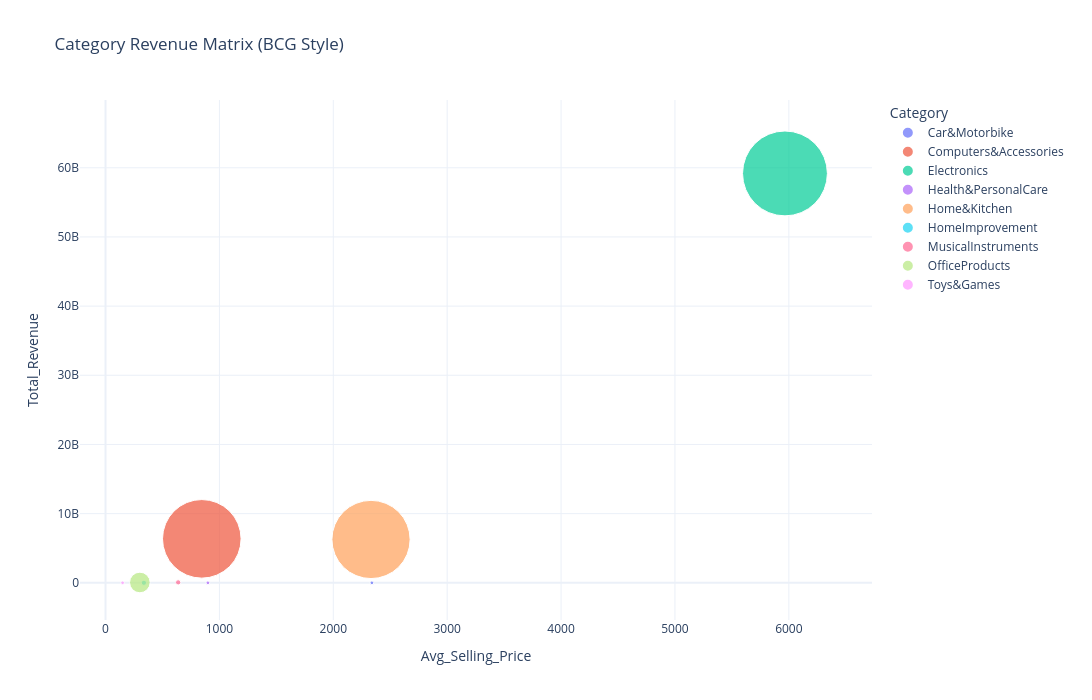

The cell this chart's notebook holds for it:
### Code cell
fig = px.scatter(
    category_matrix,
    x="Avg_Selling_Price",
    y="Total_Revenue",
    size="Product_Count",
    color="category",
    hover_name="category",

    title="Category Revenue Matrix (BCG Style)",
    size_max=60
)

fig.update_traces(textposition="top center")

fig.update_layout(
    template="plotly_white",
    width=1300,
    height=700,

    legend=dict(
        title=dict(text="Category"),
        orientation="v",
        yanchor="top",
        y=1,
        xanchor="left",
        x=1.02
    ),

    margin=dict(r=220)
)

fig.show()

### Figure 1 — Plotly figure (JSON) as saved in the notebook; plotly's stock layout.template omitted (floating-point values rounded to 4 significant figures)
{"data": [{"hovertemplate": "<b>%{hovertext}</b><br><br>category=Car&Motorbike<br>Avg_Selling_Price=%{x}<br>Total_Revenue=%{y}<br>Product_Count=%{marker.size}<extra></extra>", "hovertext": ["Car&Motorbike"], "legendgroup": "Car&Motorbike", "marker": {"color": "#636efa", "size": [1], "sizemode": "area", "sizeref": 0.1461, "symbol": "circle"}, "mode": "markers", "name": "Car&Motorbike", "orientation": "v", "showlegend": true, "textposition": "top center", "type": "scatter", "x": [2339.0], "xaxis": "x", "y": [2615000.0], "yaxis": "y"}, {"hovertemplate": "<b>%{hovertext}</b><br><br>category=Computers&Accessories<br>Avg_Selling_Price=%{x}<br>Total_Revenue=%{y}<br>Product_Count=%{marker.size}<extra></extra>", "hovertext": ["Computers&Accessories"], "legendgroup": "Computers&Accessories", "marker": {"color": "#EF553B", "size": [451], "sizemode": "area", "sizeref": 0.1461, "symbol": "circle"}, "mode": "markers", "name": "Computers&Accessories", "orientation": "v", "showlegend": true, "textposition": "top center", "type": "scatter", "x": [845.4], "xaxis": "x", "y": [6355000000.0], "yaxis": "y"}, {"hovertemplate": "<b>%{hovertext}</b><br><br>category=Electronics<br>Avg_Selling_Price=%{x}<br>Total_Revenue=%{y}<br>Product_Count=%{marker.size}<extra></extra>", "hovertext": ["Electronics"], "legendgroup": "Electronics", "marker": {"color": "#00cc96", "size": [526], "sizemode": "area", "sizeref": 0.1461, "symbol": "circle"}, "mode": "markers", "name": "Electronics", "orientation": "v", "showlegend": true, "textposition": "top center", "type": "scatter", "x": [5966.0], "xaxis": "x", "y": [59180000000.0], "yaxis": "y"}, {"hovertemplate": "<b>%{hovertext}</b><br><br>category=Health&PersonalCare<br>Avg_Selling_Price=%{x}<br>Total_Revenue=%{y}<br>Product_Count=%{marker.size}<extra></extra>", "hovertext": ["Health&PersonalCare"], "legendgroup": "Health&PersonalCare", "marker": {"color": "#ab63fa", "size": [1], "sizemode": "area", "sizeref": 0.1461, "symbol": "circle"}, "mode": "markers", "name": "Health&PersonalCare", "orientation": "v", "showlegend": true, "textposition": "top center", "type": "scatter", "x": [899.0], "xaxis": "x", "y": [3293000.0], "yaxis": "y"}, {"hovertemplate": "<b>%{hovertext}</b><br><br>category=Home&Kitchen<br>Avg_Selling_Price=%{x}<br>Total_Revenue=%{y}<br>Product_Count=%{marker.size}<extra></extra>", "hovertext": ["Home&Kitchen"], "legendgroup": "Home&Kitchen", "marker": {"color": "#FFA15A", "size": [447], "sizemode": "area", "sizeref": 0.1461, "symbol": "circle"}, "mode": "markers", "name": "Home&Kitchen", "orientation": "v", "showlegend": true, "textposition": "top center", "type": "scatter", "x": [2331.0], "xaxis": "x", "y": [6262000000.0], "yaxis": "y"}, {"hovertemplate": "<b>%{hovertext}</b><br><br>category=HomeImprovement<br>Avg_Selling_Price=%{x}<br>Total_Revenue=%{y}<br>Product_Count=%{marker.size}<extra></extra>", "hovertext": ["HomeImprovement"], "legendgroup": "HomeImprovement", "marker": {"color": "#19d3f3", "size": [2], "sizemode": "area", "sizeref": 0.1461, "symbol": "circle"}, "mode": "markers", "name": "HomeImprovement", "orientation": "v", "showlegend": true, "textposition": "top center", "type": "scatter", "x": [337.0], "xaxis": "x", "y": [2587000.0], "yaxis": "y"}, {"hovertemplate": "<b>%{hovertext}</b><br><br>category=MusicalInstruments<br>Avg_Selling_Price=%{x}<br>Total_Revenue=%{y}<br>Product_Count=%{marker.size}<extra></extra>", "hovertext": ["MusicalInstruments"], "legendgroup": "MusicalInstruments", "marker": {"color": "#FF6692", "size": [2], "sizemode": "area", "sizeref": 0.1461, "symbol": "circle"}, "mode": "markers", "name": "MusicalInstruments", "orientation": "v", "showlegend": true, "textposition": "top center", "type": "scatter", "x": [638.0], "xaxis": "x", "y": [64460000.0], "yaxis": "y"}, {"hovertemplate": "<b>%{hovertext}</b><br><br>category=OfficeProducts<br>Avg_Selling_Price=%{x}<br>Total_Revenue=%{y}<br>Product_Count=%{marker.size}<extra></extra>", "hovertext": ["OfficeProducts"], "legendgroup": "OfficeProducts", "marker": {"color": "#B6E880", "size": [31], "sizemode": "area", "sizeref": 0.1461, "symbol": "circle"}, "mode": "markers", "name": "OfficeProducts", "orientation": "v", "showlegend": true, "textposition": "top center", "type": "scatter", "x": [301.6], "xaxis": "x", "y": [45790000.0], "yaxis": "y"}, {"hovertemplate": "<b>%{hovertext}</b><br><br>category=Toys&Games<br>Avg_Selling_Price=%{x}<br>Total_Revenue=%{y}<br>Product_Count=%{marker.size}<extra></extra>", "hovertext": ["Toys&Games"], "legendgroup": "Toys&Games", "marker": {"color": "#FF97FF", "size": [1], "sizemode": "area", "sizeref": 0.1461, "symbol": "circle"}, "mode": "markers", "name": "Toys&Games", "orientation": "v", "showlegend": true, "textposition": "top center", "type": "scatter", "x": [150.0], "xaxis": "x", "y": [2380000.0], "yaxis": "y"}], "layout": {"height": 700, "legend": {"itemsizing": "constant", "orientation": "v", "title": {"text": "Category"}, "tracegroupgap": 0, "x": 1.02, "xanchor": "left", "y": 1, "yanchor": "top"}, "margin": {"r": 220}, "title": {"text": "Category Revenue Matrix (BCG Style)"}, "width": 1300, "xaxis": {"anchor": "y", "domain": [0, 1], "title": {"text": "Avg_Selling_Price"}}, "yaxis": {"anchor": "x", "domain": [0, 1], "title": {"text": "Total_Revenue"}}}}
